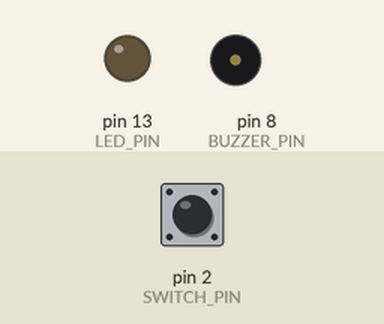
Recording of a sketch running on a simulated Arduino Uno, built with avr-gcc and run on an emulated ATmega328P. Parts: output pins drawn as LEDs (lit = HIGH), buzzer (waves = sounding). Dashed ring = blinking. Inputs (shaded band) come from the test bench; at power-on: pin 2 (SWITCH_PIN) HIGH.

Above: at 1.2 s.
1.3 s: pin 2 (SWITCH_PIN) pulled LOW for 3.2 s
At 1.7 s:
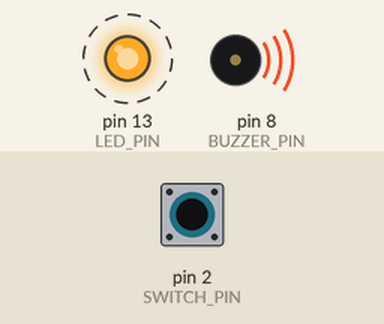
Timing chart, 0 to 6.3 s (numbered marks = the images above; inputs shaded):
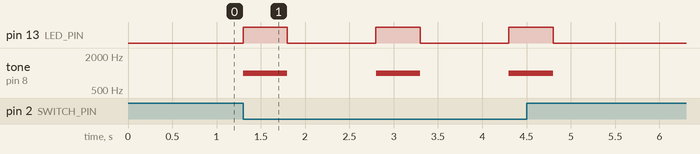

Measured:
- after the input at 1.3 s, pin 13 (LED_PIN): alternates HIGH for 0.50 s and LOW for 1.0 s, 6 changes in all, then stays LOW, starting at once; tone on pin 8 (BUZZER_PIN): alternates 1000 Hz for 0.50 s and silent for 1.0 s, 6 changes in all, then stays silent, starting at once

The sketch:

328.ino
```cpp
// 定義腳位
const int BUZZER_PIN = 8;    // 蜂鳴器腳位
const int LED_PIN = 13;      // LED腳位
const int SWITCH_PIN = 2;    // 開關腳位

void setup() {
  // 初始化腳位
  pinMode(BUZZER_PIN, OUTPUT);
  pinMode(LED_PIN, OUTPUT);
  pinMode(SWITCH_PIN, INPUT_PULLUP);  // 使用內部上拉電阻

  // 初始化序列通訊，用於除錯
  Serial.begin(9600);
}

void loop() {
  // 讀取開關狀態
  int switchState = digitalRead(SWITCH_PIN);

  if (switchState == LOW) {  // 當開關被按下時
    // 點亮LED
    digitalWrite(LED_PIN, HIGH);

    // 蜂鳴器發出聲音
    tone(BUZZER_PIN, 1000);  // 1000Hz
    delay(500);              // 持續500毫秒
    noTone(BUZZER_PIN);      // 停止蜂鳴器

    // 關閉LED
    digitalWrite(LED_PIN, LOW);

    // 等待一段時間避免重複觸發
    delay(1000);
  }
}
```
